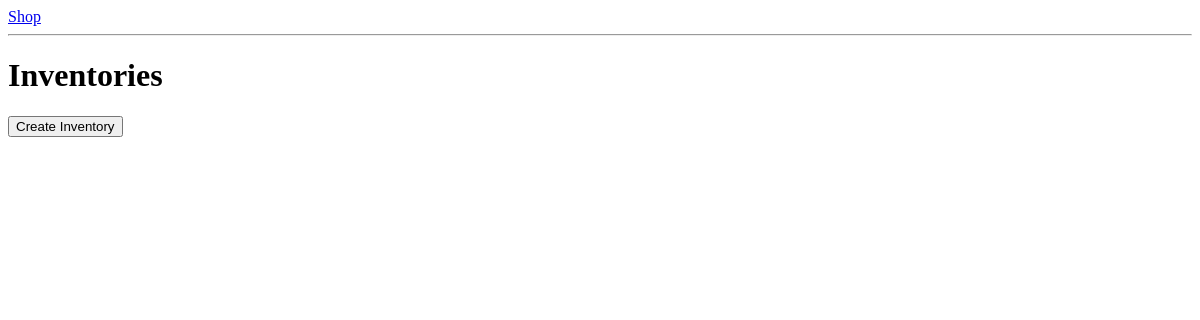
Before: / with the older database file.
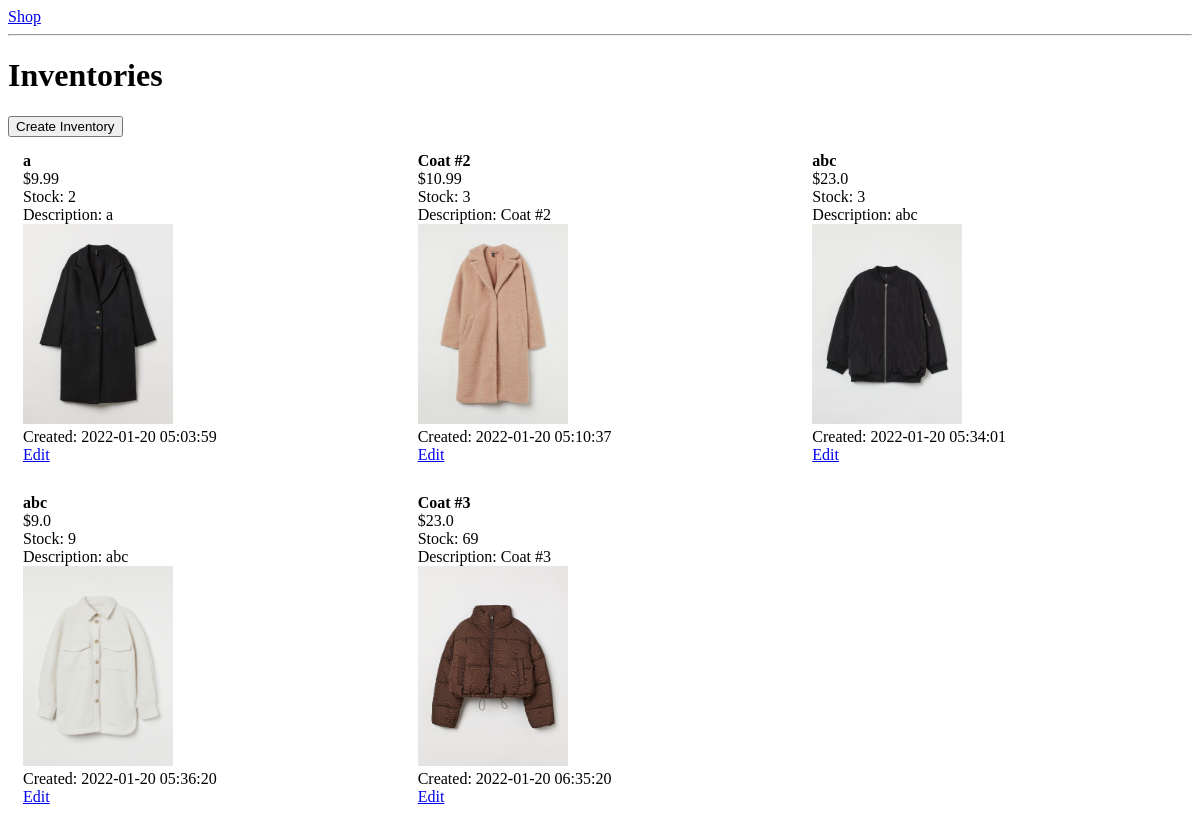
After: the same page with the newer database file.
### tables this page shows
CREATE TABLE inventories (
  id INTEGER PRIMARY KEY AUTOINCREMENT,
  name TEXT not NULL,
  description TEXT NOT NULL,
  price REAL NOT NULL,
  image TEXT NOT NULL,
  stock INTEGER DEFAULT 0,
  created TIMESTAMP NOT NULL DEFAULT CURRENT_TIMESTAMP
);

### main.py (the view)
@app.route("/")
def index():
  conn = get_db_connection()
  inventories = conn.execute('SELECT * FROM inventories').fetchall()
  conn.close()
  return render_template('index.html', inventories=inventories)

### main.py (called while the page is built)
def get_db_connection():
  conn = sqlite3.connect('database.db')
  conn.row_factory = sqlite3.Row
  return conn

### templates/index.html
{% extends 'base.html' %} {% block content %}
<h1>{% block title %} Inventories {% endblock %}</h1>
<a href="{{ url_for('create') }}"><button>Create Inventory</button></a>
<div class="container">
  {% for inventory in inventories %}
  <div class="inventory">
    <p><b>{{ inventory['name'] }}</b></p>
    <p>${{ inventory['price'] }}</p>
    <p>Stock: {{ inventory['stock'] }}</p>
    <p>Description: {{ inventory['name'] }}</p>
    <p>
      <img src={{ url_for('static', filename='uploads/' + inventory['image']) }}
      class="image" />
    </p>
    <p>Created: {{ inventory['created'] }}</p>
    <a href="{{ url_for('edit', id=inventory['id']) }}">Edit</a>
  </div>
  {% endfor %}
</div>
{% endblock %}

### templates/base.html (shortened to what this page needs)
<!DOCTYPE html>
<html lang="en">
  <head>
  </head>
  <body>
    <nav>
      <a href="{{ url_for('index') }}">Shop</a>
    </nav>
    <hr />
    <div class="content">
       {% block content %} {% endblock %}
    </div>
  </body>
</html>

### templates/base.html (style rules this page uses)
p { padding: 0; margin: 0; }
.inventory { padding: 10px; margin: 5px; display: inline-grid; }
.container { display: grid; grid-template-columns: auto auto auto; }
.image { height: 200px; width: 150px; }

Changed rows visible on the page:
added inventories: name "a", price "9.99", stock "2", image (picture), created "2022-01-20 05:03:59"
added inventories: name "Coat #2", price "10.99", stock "3", image (picture), created "2022-01-20 05:10:37"
added inventories: name "abc", price "23.0", stock "3", image (picture), created "2022-01-20 05:34:01"
added inventories: name "abc", price "9.0", stock "9", image (picture), created "2022-01-20 05:36:20"
added inventories: name "Coat #3", price "23.0", stock "69", image (picture), created "2022-01-20 06:35:20"
